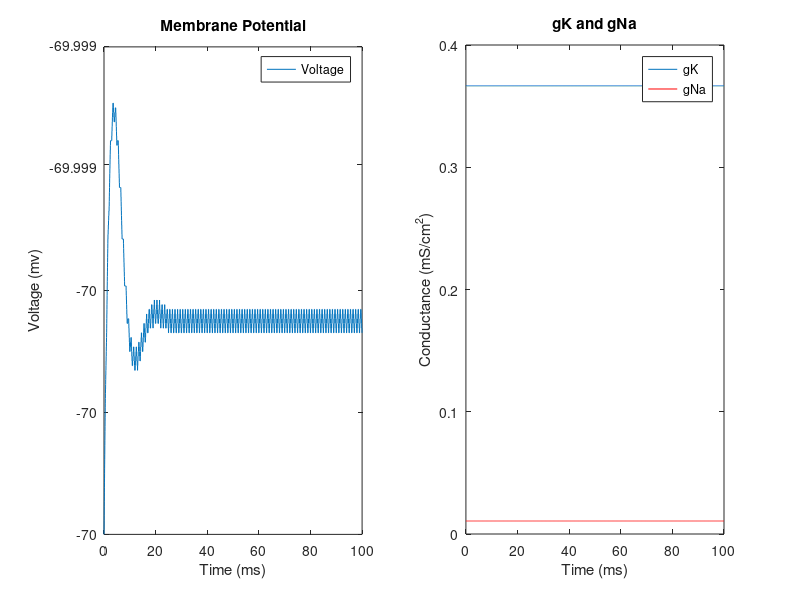

Write the MATLAB code that produced this figure.
%Timecourse - Simulation time with timesteps 
simulT = 100; %miliseconds
dT = .01;  %Time Interval
t= 0:dT:simulT;  %Starting from 0 to 100 at timestep of dT


%Injected Current ( affects the change in voltage) - Step Pulse 
I = zeros(1, length(t))
%gives step function at I
for j = 1:50:(length(t)-1)./2
    I(1, (2.*j)-1:(2.*j)+50) = 5.*pi.*(1e-8).*(1e3)  %indexing- I as a step function: certain intervals
    %with 5 and the rest of the regions with 0 impulse injected. 
    %Sarted with an impulse of 5 at time 0, lasting for 0.5 miliseconds and come back to 0.
end
%the given unit of microAmp/cm^2 is converted to microAmps by multiplying
%the given value by cell surface area (sphere: 4*pi*R^2) with diameter of 1 micron^2 (Diameter
%of human nerve cell as referenced by Wikipedia)

%Parameter Constants (Provided in the Modeling Phase1 document)
gbar_K = 36;   %maximum Conductance of K+
gbar_Na = 120; %maximum Conductance of Na+
gbar_L = 0.3; %maximum Conductance of Leakage
E_K = -12; %Nernst Voltage of K+
E_Na = 115; %Nernst Voltage of NA+
E_L = 10.6; %Nernst Voltage of Leakage
C_m = 1; %Membrane Capacitance

%Initial Condition & Gating Variables (Provided in the Modeling Phase1 document)
V_m = 0;    %initial voltage set to zero

%gating variables have no units
alpha_m = 0.1 * ( (25-V_m) / (exp((25-V_m)/10)-1) ); %probability of alpha_m 
beta_m = 4 * exp(-V_m/18); %probability of beta_m 
alpha_n = 0.01 * ( (10-V_m) / (exp((10-V_m)/10)-1) ); %probability of alpha_n 
beta_n = 0.125 * exp(-V_m/80) ; %probability of beta_n
alpha_h = 0.07 * exp(-V_m/20) ;  %probability of alpha_h 
beta_h = 1/ (exp((30-V_m)/10) +1); %probability of beta_h 

m(1) = alpha_m / (alpha_m + beta_m); %probability of channel open and let ions flow for m
n(1) = alpha_n / (alpha_n + beta_n);%probability of channel open and let ions flow for n
h(1) = alpha_h / (alpha_h + beta_h);%probability of channel inactivation

for i = 1:length(t)-1 %For indexing until 10000, one has to substract 1.
    %for loop is used to take information from previous timestep and also
    %multiplying timestep by given function and constant.
    %Gating variables at each timestep 
    %The same gating variables listed above. The variables are calculated
    %at each timestep.
    alpha_m(i) = 0.1 * ( (25-V_m(i)) / (exp((25-V_m(i))/10)-1) ); 
    beta_m(i) = 4 * exp(-V_m(i)/18);
    alpha_n(i) = 0.01 * ( (10-V_m(i)) / (exp((10-V_m(i))/10)-1) );
    beta_n(i) = 0.125 * exp(-V_m(i)/80) ;
    alpha_h(i) = 0.07 * exp(-V_m(i)/20) ; 
    beta_h(i) = 1/ (exp((30-V_m(i))/10) +1);
    
    %Currents (Provided in the Modeling Phase1 document)
    I_Na = (m(i)^3 * gbar_Na * h(i) * (V_m(i) - E_Na)); %Current for Na+ ions
    I_K = (n(i)^4 * gbar_K * (V_m(i) - E_K));%Current for K+ ions
    I_L = gbar_L * (V_m(i) - E_L);%Current for leakage
    I_ion = I(i) - I_K - I_Na - I_L;%Current for ions
    
    %First order approximation using Euler's Method
    V_m(i+1) = V_m(i) + dT * I_ion/C_m;
    n(i+1) = n(i) + dT * (alpha_n(i) * (1-n(i)) - beta_n(i) * n(i));
    m(i+1) = m(i) + dT * (alpha_m(i) * (1-m(i)) - beta_m(i) * m(i));
    h(i+1) = h(i) + dT * (alpha_h(i) * (1-h(i)) - beta_h(i) * h(i));
    %The values of n(i+1), m(i+1), and h(i+1) are dependent on the previous
    %values of n(i), m(i), and h(i) respectively. 
    %These correspond to the derivates listed on the Modeling Phase1
    %document

    
end

V_m = V_m - 70;   %The resting membrane potential is set by subtracting 70mV from the
%intial voltage value

%Plot Membrane Potential.
subplot(1, 2, 1)  %Refer to the left figure  
plot (t, V_m)  %Plot membrane voltage over duration of time 
legend ({'Voltage'}) % Boxed fonts representing the line of graph
xlabel('Time (ms)')  %X-axis with Time in miliseconds
ylabel('Voltage (mv)') %Y-axis with Voltage in milivolts
title('Membrane Potential') % Title of the graph

%Plot Conductances.
subplot(1, 2, 2) %Refer to the right figure 
P1 = plot(t,gbar_K * n.^4); %Plot K+ conductance over duration of time
hold on %Allow to hold two distinguished lines on the same graph.
P2 = plot(t, gbar_Na * (m.^3).*h, 'r'); %Plot Na+ conductance over duration of time
legend([P1,P2], 'gK', 'gNa') % Boxed fonts representing each line of graph
xlabel('Time (ms)')   %X-axis with Time in miliseconds
ylabel('Conductance (mS/cm^2)') %Y-axis with Conductance in S/cm^2
title ('gK and gNa')  % Title of the graph